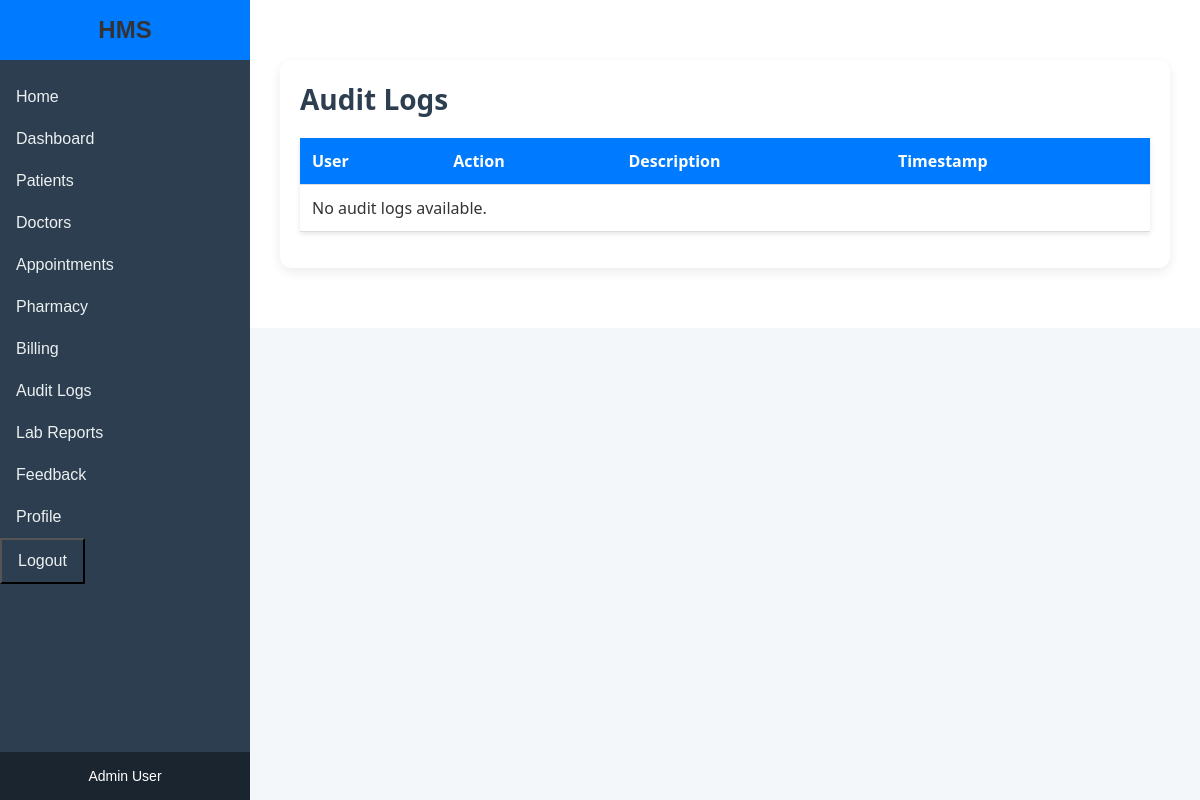
The app's page /audit-logs/ (signed in), older data.
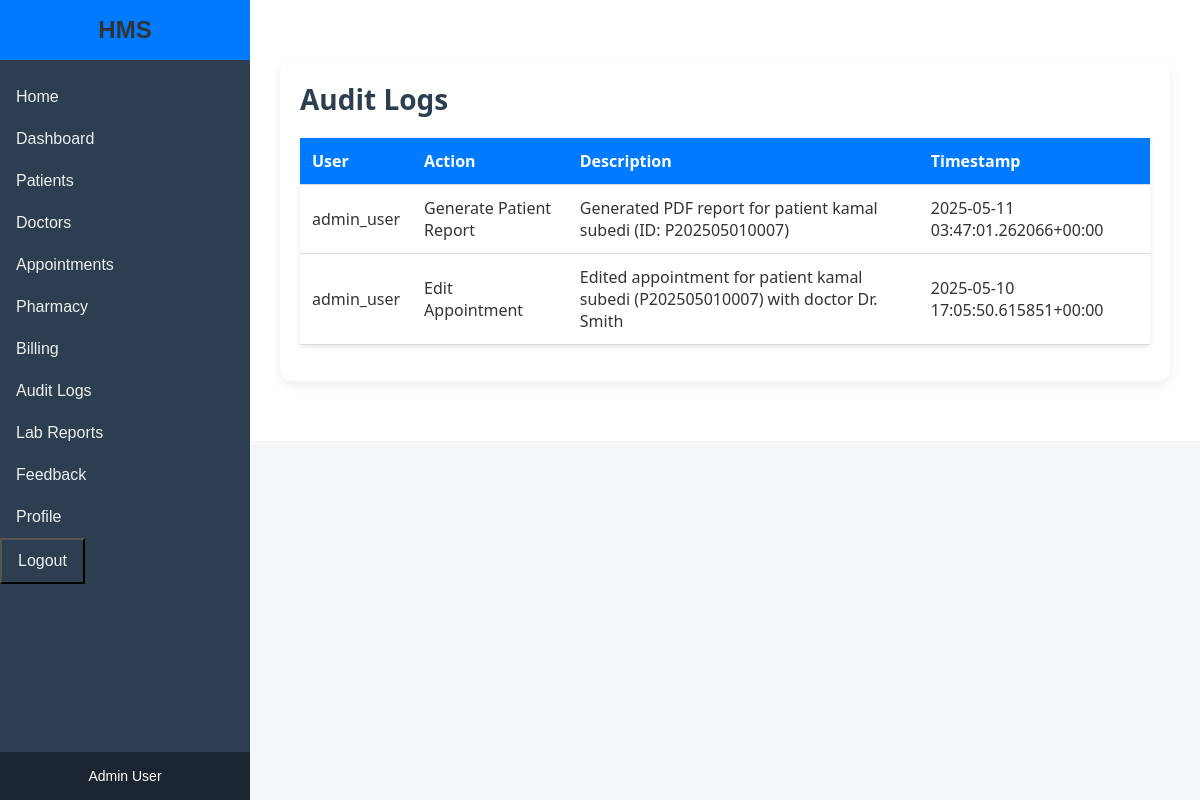
The same page, newer data.
### core/models.py (models this page shows, shortened)
class AuditLog(models.Model):
    user = models.ForeignKey(User, on_delete=models.CASCADE)
    action = models.CharField(max_length=100)
    description = models.TextField()
    timestamp = models.DateTimeField(auto_now_add=True)

### core/views.py (the view)
# urls.py: path('audit-logs/', views.audit_log_list, name='audit_log_list'),
@login_required
@user_passes_test(is_admin)
def audit_log_list(request):
    audit_logs = AuditLog.objects.all().order_by('-timestamp')
    return render(request, 'audit_log_list.html', {'audit_logs': audit_logs})

### core/views.py (called while the page is built)
def is_admin(user):
    return user.groups.filter(name='Admin').exists()

### templates/audit_log_list.html (shortened to what this page needs)
{% extends 'base.html' %}
{% block content %}
    <div class="content-wrapper">
        <h2 class="table-title">Audit Logs</h2>
        <table class="data-table">
            <thead>
                <tr>
                    <th>User</th>
                    <th>Action</th>
                    <th>Description</th>
                    <th>Timestamp</th>
                </tr>
            </thead>
            <tbody>
                {% for log in audit_logs %}
                    <tr>
                        <td>{{ log.user.username|escape }}</td>
                        <td>{{ log.action|escape }}</td>
                        <td>{{ log.description|escape }}</td>
                        <td>{{ log.timestamp|escape }}</td>
                    </tr>
                {% empty %}
                    <tr>
                        <td colspan="4">No audit logs available.</td>
                    </tr>
                {% endfor %}
            </tbody>
        </table>
    </div>
{% endblock %}

Row changes from the older to the newer data that the page shows:
added AuditLog: user.username "admin_user", action "Generate Patient Report", description "Generated PDF report for patient kamal subedi (ID: P202505010007)", timestamp "2025-05-11 03:47:01.262066+00:00"
added AuditLog: user.username "admin_user", action "Edit Appointment", description "Edited appointment for patient kamal subedi (P202505010007) with doctor Dr. Smith", timestamp "2025-05-10 17:05:50.615851+00:00"
Text that changed along with them:
text no longer shown: "No audit logs available."
